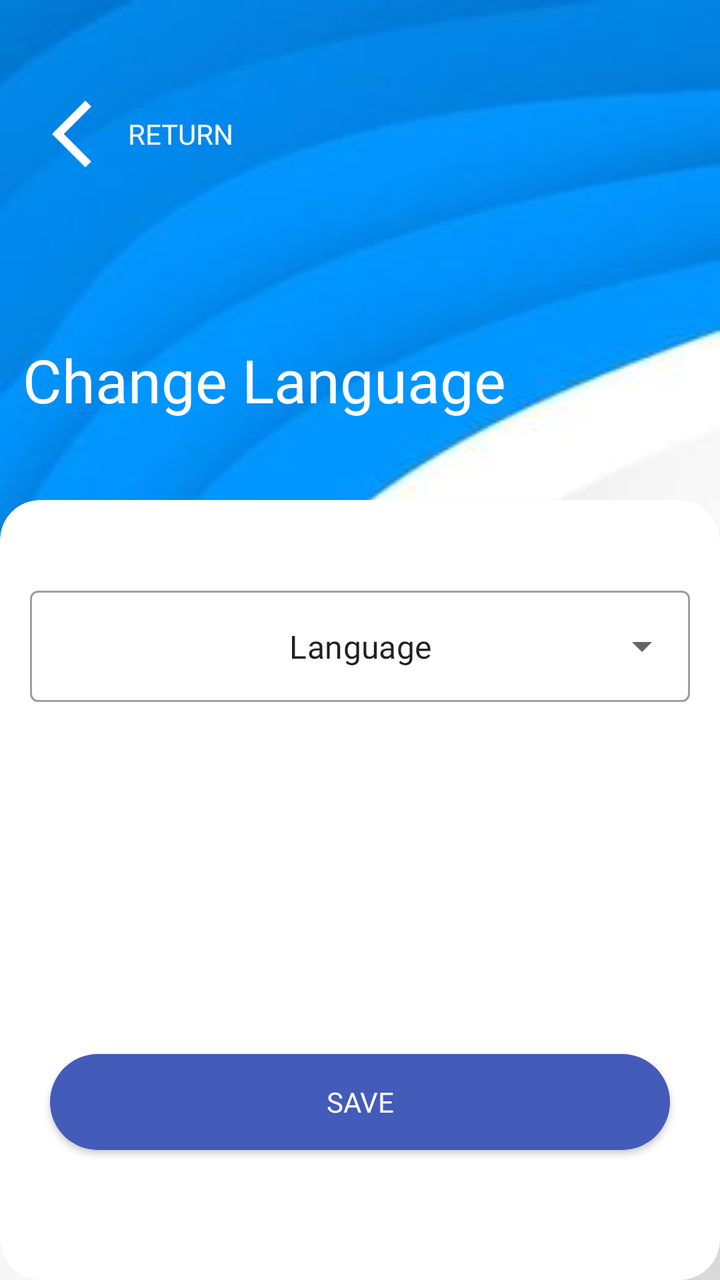
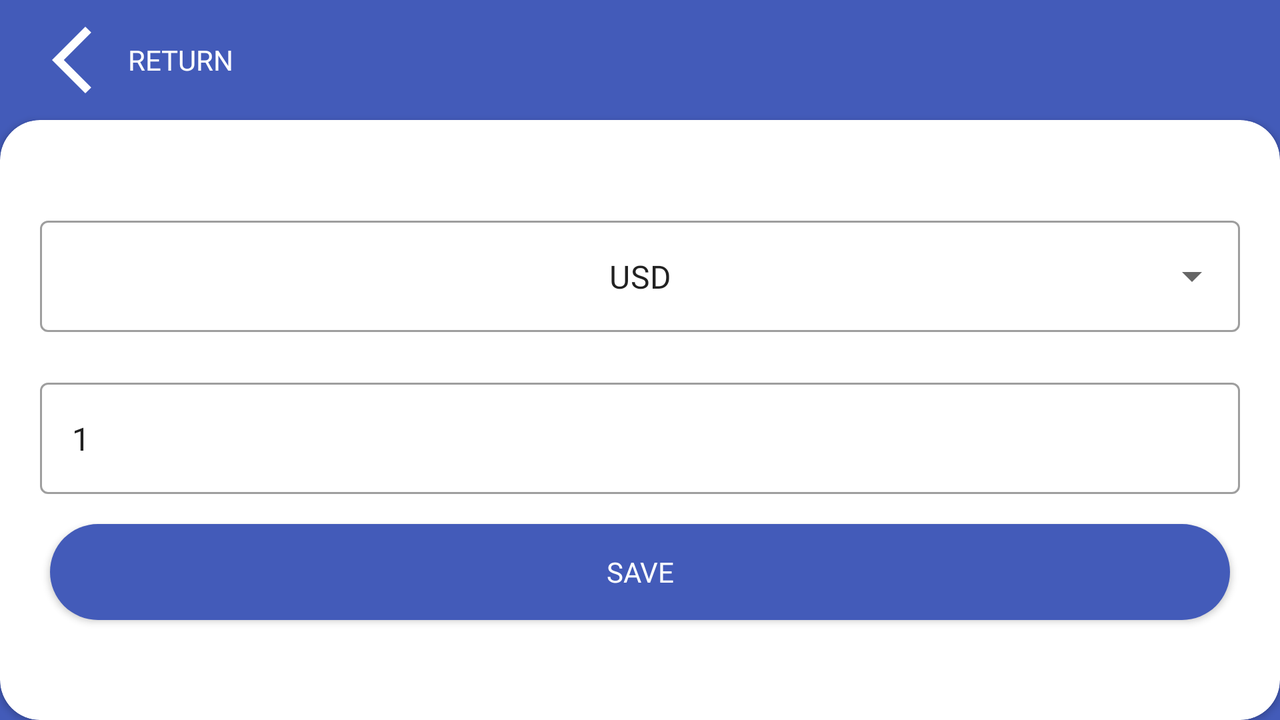

An Android layout and its configuration variant, each rendered on a device that would load it. The default file and the variant file are quoted in full after the pictures.
<!-- AndroidManifest.xml: application theme Theme.Rates -->
<!-- res/layout/activity_change_base.xml -->
<?xml version="1.0" encoding="utf-8"?>
<androidx.constraintlayout.widget.ConstraintLayout xmlns:android="http://schemas.android.com/apk/res/android"
    xmlns:app="http://schemas.android.com/apk/res-auto"
    xmlns:tools="http://schemas.android.com/tools"
    android:layout_width="match_parent"
    android:layout_height="match_parent"
    android:background="@drawable/bkg"
    tools:context=".view.ChangeBaseActivity">


    <com.google.android.material.button.MaterialButton
        android:id="@+id/btn_back"
        style="@style/Widget.AppCompat.Button.Borderless"
        android:layout_width="wrap_content"
        android:layout_height="wrap_content"

        android:text="Return"
        android:textColor="@color/white"

        app:icon="@drawable/ic_arrow_back"
        app:iconGravity="start"
        app:iconTint="@color/white"
        app:layout_constraintBottom_toBottomOf="parent"
        app:layout_constraintEnd_toEndOf="parent"
        app:layout_constraintHorizontal_bias="0.0"
        app:layout_constraintStart_toStartOf="parent"
        app:layout_constraintTop_toTopOf="parent"
        app:layout_constraintVertical_bias="0.064" />

    <TextView
        android:id="@+id/label_lang"
        android:layout_width="wrap_content"
        android:layout_height="wrap_content"
        android:layout_marginBottom="40dp"
        android:fontFamily="@font/fredoka_regular"
        android:text="@string/setting"
        android:textColor="@color/white"
        android:textSize="30dp"
        app:layout_constraintBottom_toTopOf="@+id/cardView2"
        app:layout_constraintEnd_toEndOf="parent"
        app:layout_constraintHorizontal_bias="0.096"
        app:layout_constraintStart_toStartOf="parent"></TextView>

    <androidx.cardview.widget.CardView
        android:id="@+id/cardView2"

        android:layout_width="match_parent"
        android:layout_height="match_parent"
        app:cardCornerRadius="20dp"
        android:layout_marginTop="250dp"
        tools:layout_editor_absoluteY="250dp">

        <com.google.android.material.textfield.TextInputLayout
            android:id="@+id/label_menu"
            style="@style/Widget.MaterialComponents.TextInputLayout.OutlinedBox.ExposedDropdownMenu"
            android:layout_width="match_parent"
            android:layout_height="200dp"


            android:layout_marginTop="25dp"
            android:padding="15dp"
            app:helperTextTextColor="#dd0000">


            <AutoCompleteTextView

                android:id="@+id/language"
                android:layout_width="match_parent"
                android:layout_height="wrap_content"
                android:inputType="none"
                android:maxHeight="200dp"
                android:text="Language"
                android:textAlignment="center" />

        </com.google.android.material.textfield.TextInputLayout>

        <Button
            android:id="@+id/change_base"
            android:layout_width="match_parent"
            android:layout_height="wrap_content"
            android:layout_gravity="bottom"
            android:layout_marginLeft="25dp"
            android:layout_marginRight="25dp"
            android:layout_marginBottom="65dp"

            android:background="@drawable/btn_bk"
            android:backgroundTint="@color/purple_200"
            android:text="Save"

            android:textColor="@color/white" />

    </androidx.cardview.widget.CardView>

</androidx.constraintlayout.widget.ConstraintLayout>
<!-- resources referenced by this layout -->
<resources>
  <color name="purple_200">#435bb9</color>
  <color name="white">#FFFFFFFF</color>
  <!-- drawable bkg: jpg bitmap (drawable, 8616 bytes) -->
  <!-- drawable btn_bk (drawable) -->
  <shape xmlns:android="http://schemas.android.com/apk/res/android"
      android:shape="rectangle">
  
      <corners
         android:radius="40dp"
          />
  
  
  
  
      <solid android:color="@color/white"/>
  
      
      
  
  </shape>
  <!-- drawable ic_arrow_back (drawable) -->
  <vector android:autoMirrored="true" android:height="40dp"
      android:tint="#FFFFFF" android:viewportHeight="24"
      android:viewportWidth="24" android:width="40dp" xmlns:android="http://schemas.android.com/apk/res/android">
      <path android:fillColor="@android:color/white" android:pathData="M17.77,3.77l-1.77,-1.77l-10,10l10,10l1.77,-1.77l-8.23,-8.23z"/>
  </vector>
  <string name="setting">Change Language</string>
  <style name="Theme.Rates" parent="Theme.MaterialComponents.DayNight.NoActionBar.Bridge">
          
          <item name="colorPrimary">#448AFF</item>
          <item name="colorPrimaryVariant">@color/purple_700</item>
          <item name="colorOnPrimary">@color/white</item>
          
          <item name="colorSecondary">@color/teal_200</item>
          <item name="colorSecondaryVariant">@color/teal_700</item>
          <item name="colorOnSecondary">@color/black</item>
          
          <item name="fontFamily">@font/fredoka_regular</item>
          <item name="android:statusBarColor" tools:targetApi="l">?attr/colorPrimaryVariant</item>
          
          <item name="android:windowTranslucentStatus">true</item>
  
  
  
      </style>
  <color name="purple_700">#435bb9</color>
  <color name="teal_200">#435bb9</color>
  <color name="teal_700">#435bb9</color>
  <color name="black">#C9000000</color>
</resources>
<!-- res/layout-land/activity_change_base.xml (the repository's variant of the layout above) -->
<!-- drawn on the phone turned sideways -->
<?xml version="1.0" encoding="utf-8"?>
<androidx.constraintlayout.widget.ConstraintLayout xmlns:android="http://schemas.android.com/apk/res/android"
    xmlns:app="http://schemas.android.com/apk/res-auto"
    xmlns:tools="http://schemas.android.com/tools"
    android:layout_width="match_parent"
    android:layout_height="match_parent"
    android:background="@color/purple_200"
    tools:context=".view.ChangeBaseActivity">


    <com.google.android.material.button.MaterialButton
        android:id="@+id/btn_back"
        style="@style/Widget.AppCompat.Button.Borderless"
        android:layout_width="wrap_content"
        android:layout_height="wrap_content"

        android:text="Return"
        android:textColor="@color/white"

        app:icon="@drawable/ic_arrow_back"
        app:iconGravity="start"
        app:iconTint="@color/white"
        app:layout_constraintBottom_toBottomOf="parent"
        app:layout_constraintEnd_toEndOf="parent"
        app:layout_constraintHorizontal_bias="0.0"
        app:layout_constraintStart_toStartOf="parent"
        app:layout_constraintTop_toTopOf="parent"
        app:layout_constraintVertical_bias="0.0" />


    <TextView

        android:layout_width="wrap_content"
        android:layout_height="wrap_content"
        android:layout_marginBottom="64dp"
        android:text="Setting"
        android:fontFamily="@font/fredoka_regular"
        android:textColor="@color/white"
        android:textSize="50dp"
        app:layout_constraintBottom_toTopOf="@+id/cardView2"
        app:layout_constraintEnd_toEndOf="parent"
        app:layout_constraintStart_toStartOf="parent"></TextView>

    <androidx.cardview.widget.CardView
        android:id="@+id/cardView2"

        android:layout_width="match_parent"
        android:layout_height="match_parent"
        app:cardCornerRadius="20dp"
        android:layout_marginTop="60dp"
        tools:layout_editor_absoluteY="250dp">

        <com.google.android.material.textfield.TextInputLayout
            android:id="@+id/label_menu"
            style="@style/Widget.MaterialComponents.TextInputLayout.OutlinedBox.ExposedDropdownMenu"
            android:layout_width="match_parent"
            android:layout_height="200dp"


            android:layout_marginTop="25dp"
            android:padding="20dp"
            app:helperTextTextColor="#dd0000">


            <AutoCompleteTextView
                android:id="@+id/menu"
                android:layout_width="match_parent"
                android:layout_height="wrap_content"
                android:inputType="none"

                android:text="USD"
                android:textAlignment="center" />

            <com.google.android.material.textfield.TextInputLayout
                android:id="@+id/textField"
                style="@style/Widget.MaterialComponents.TextInputLayout.OutlinedBox"
                android:layout_width="match_parent"
                android:layout_height="wrap_content"

                android:layout_marginTop="20dp"

                app:layout_constraintBottom_toBottomOf="parent"
                app:layout_constraintEnd_toEndOf="parent"
                app:layout_constraintHorizontal_bias="0.0"
                app:layout_constraintStart_toStartOf="parent"
                app:layout_constraintTop_toTopOf="parent"
                app:layout_constraintVertical_bias="0.975">

                <com.google.android.material.textfield.TextInputEditText
                    android:id="@+id/base"
                    android:layout_width="match_parent"
                    android:layout_height="match_parent"
                    android:inputType="number"
                    android:text="1" />

            </com.google.android.material.textfield.TextInputLayout>

        </com.google.android.material.textfield.TextInputLayout>

        <Button
            android:id="@+id/change_base"
            android:layout_width="match_parent"
            android:layout_height="wrap_content"
            android:layout_gravity="bottom"
            android:layout_marginLeft="25dp"
            android:layout_marginRight="25dp"
            android:layout_marginBottom="50dp"

            android:background="@drawable/btn_bk"
            android:backgroundTint="@color/purple_200"
            android:text="@string/save"

            android:textColor="@color/white" />

    </androidx.cardview.widget.CardView>

</androidx.constraintlayout.widget.ConstraintLayout>
<!-- resources referenced by the variant -->
<!-- as the phone turned sideways resolves them -->
<resources>
  <color name="purple_200">#435bb9</color>
  <color name="white">#FFFFFFFF</color>
  <!-- drawable btn_bk (drawable) -->
  <shape xmlns:android="http://schemas.android.com/apk/res/android"
      android:shape="rectangle">
  
      <corners
         android:radius="40dp"
          />
  
  
  
  
      <solid android:color="@color/white"/>
  
      
      
  
  </shape>
  <!-- drawable ic_arrow_back (drawable) -->
  <vector android:autoMirrored="true" android:height="40dp"
      android:tint="#FFFFFF" android:viewportHeight="24"
      android:viewportWidth="24" android:width="40dp" xmlns:android="http://schemas.android.com/apk/res/android">
      <path android:fillColor="@android:color/white" android:pathData="M17.77,3.77l-1.77,-1.77l-10,10l10,10l1.77,-1.77l-8.23,-8.23z"/>
  </vector>
  <string name="save">Save</string>
  <style name="Theme.Rates" parent="Theme.MaterialComponents.DayNight.NoActionBar.Bridge">
          
          <item name="colorPrimary">#448AFF</item>
          <item name="colorPrimaryVariant">@color/purple_700</item>
          <item name="colorOnPrimary">@color/white</item>
          
          <item name="colorSecondary">@color/teal_200</item>
          <item name="colorSecondaryVariant">@color/teal_700</item>
          <item name="colorOnSecondary">@color/black</item>
          
          <item name="fontFamily">@font/fredoka_regular</item>
          <item name="android:statusBarColor" tools:targetApi="l">?attr/colorPrimaryVariant</item>
          
          <item name="android:windowTranslucentStatus">true</item>
  
  
  
      </style>
  <color name="purple_700">#435bb9</color>
  <color name="teal_200">#435bb9</color>
  <color name="teal_700">#435bb9</color>
  <color name="black">#C9000000</color>
</resources>
